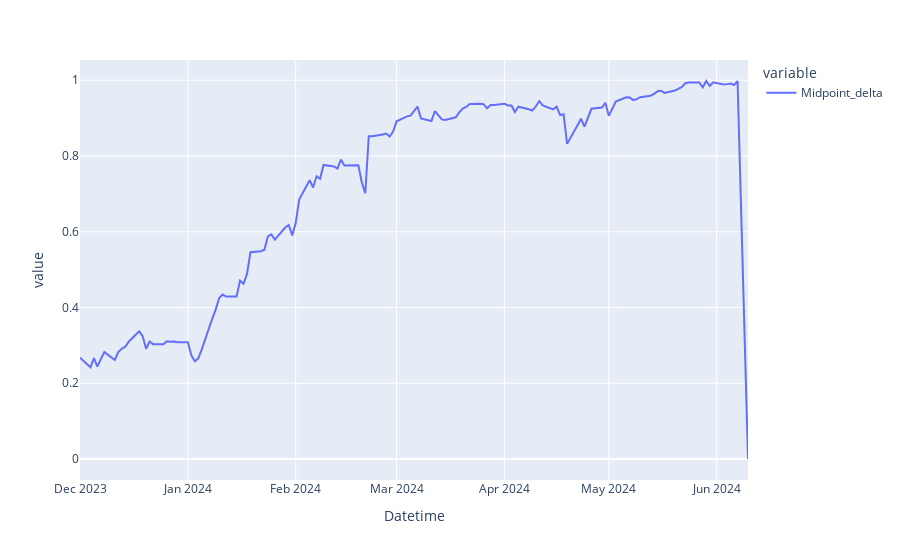

The cell this chart's notebook holds for it:
### Code cell
px.line(dm_p1.post_processed_data.Midpoint_delta)

### Figure 1 — Plotly figure (JSON) as saved in the notebook; plotly's stock layout.template omitted (floating-point values rounded to 4 significant figures; data arrays with more than 128 entries replaced by an {"elided": "..."} marker saying what was removed)
{"data": [{"hovertemplate": "variable=Midpoint_delta<br>Datetime=%{x}<br>value=%{y}<extra></extra>", "legendgroup": "Midpoint_delta", "line": {"color": "#636efa", "dash": "solid"}, "marker": {"symbol": "circle"}, "mode": "lines", "name": "Midpoint_delta", "orientation": "v", "showlegend": true, "type": "scatter", "x": {"elided": "137 str values"}, "xaxis": "x", "y": {"elided": "137 float values"}, "yaxis": "y"}], "layout": {"legend": {"title": {"text": "variable"}, "tracegroupgap": 0}, "margin": {"t": 60}, "xaxis": {"anchor": "y", "domain": [0, 1], "title": {"text": "Datetime"}}, "yaxis": {"anchor": "x", "domain": [0, 1], "title": {"text": "value"}}}}
